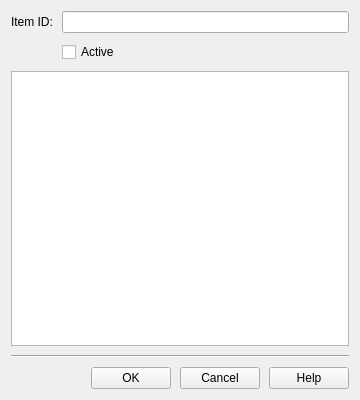
<?xml version="1.0" encoding="UTF-8"?>
<ui version="4.0">
 <class>OPCItemPropDialog</class>
 <widget class="QWidget" name="OPCItemPropDialog">
  <property name="geometry">
   <rect>
    <x>0</x>
    <y>0</y>
    <width>360</width>
    <height>400</height>
   </rect>
  </property>
  <property name="windowTitle">
   <string>Form</string>
  </property>
  <layout class="QVBoxLayout" name="verticalLayout">
   <property name="spacing">
    <number>9</number>
   </property>
   <item>
    <layout class="QGridLayout" name="gridLayout">
     <property name="spacing">
      <number>9</number>
     </property>
     <item row="0" column="1">
      <widget class="QLineEdit" name="editItemID"/>
     </item>
     <item row="0" column="0">
      <widget class="QLabel" name="labelItemID">
       <property name="text">
        <string>Item ID:</string>
       </property>
      </widget>
     </item>
     <item row="1" column="1">
      <widget class="QCheckBox" name="checkActive">
       <property name="text">
        <string>Active</string>
       </property>
      </widget>
     </item>
    </layout>
   </item>
   <item>
    <widget class="QTableWidget" name="tableWidget"/>
   </item>
   <item>
    <widget class="Line" name="line">
     <property name="orientation">
      <enum>Qt::Horizontal</enum>
     </property>
    </widget>
   </item>
   <item>
    <layout class="QHBoxLayout" name="horizontalLayout">
     <item>
      <spacer name="horizontalSpacer">
       <property name="orientation">
        <enum>Qt::Horizontal</enum>
       </property>
       <property name="sizeHint" stdset="0">
        <size>
         <width>40</width>
         <height>20</height>
        </size>
       </property>
      </spacer>
     </item>
     <item>
      <widget class="QPushButton" name="buttonOK">
       <property name="minimumSize">
        <size>
         <width>80</width>
         <height>0</height>
        </size>
       </property>
       <property name="text">
        <string>OK</string>
       </property>
      </widget>
     </item>
     <item>
      <widget class="QPushButton" name="buttonCancel">
       <property name="minimumSize">
        <size>
         <width>80</width>
         <height>0</height>
        </size>
       </property>
       <property name="text">
        <string>Cancel</string>
       </property>
      </widget>
     </item>
     <item>
      <widget class="QPushButton" name="buttonHelp">
       <property name="minimumSize">
        <size>
         <width>80</width>
         <height>0</height>
        </size>
       </property>
       <property name="text">
        <string>Help</string>
       </property>
      </widget>
     </item>
    </layout>
   </item>
  </layout>
 </widget>
 <resources/>
 <connections/>
</ui>
